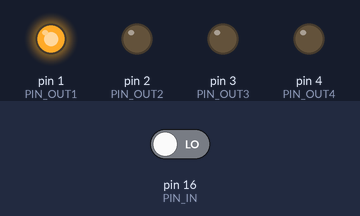
A sketch run on a simulated Arduino Uno, built with avr-gcc and run on an emulated ATmega328P. Parts: output pins drawn as LEDs (lit = HIGH). The inputs (shaded band) are chosen by the test bench; at power-on: pin 16 (PIN_IN) LOW.

Above: at 10.8 s.
10.9 s: pin 16 (PIN_IN) driven HIGH
At 13.4 s:
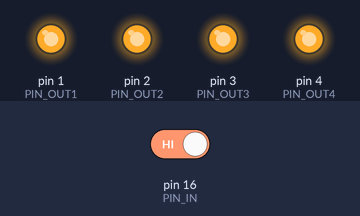
At 16.2 s:
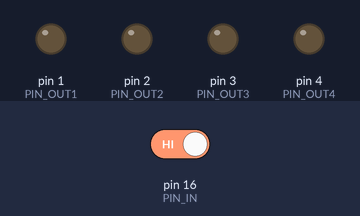
16.9 s: pin 16 (PIN_IN) driven LOW
At 18.4 s:
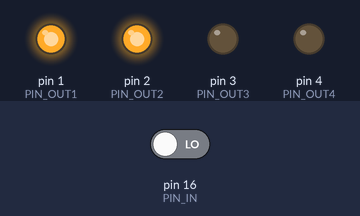
Timing chart, 0 to 29.5 s (numbered marks = the images above; inputs shaded):
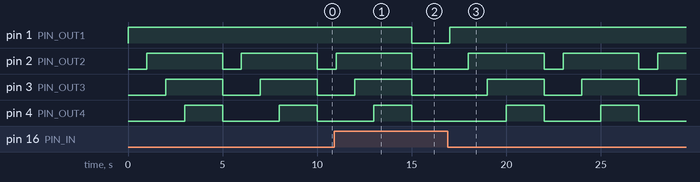

The sketch:

Lab3.6.ino
```cpp
/*
3.6 light up 4 lights sequentially on button press
*/
uint16_t PIN_OUT1 = 1;
uint16_t PIN_OUT2 = 2;
uint16_t PIN_OUT3 = 3;
uint16_t PIN_OUT4 = 4;
uint16_t PIN_IN = 16;

void setup() {
pinMode(PIN_OUT1, OUTPUT);
pinMode(PIN_OUT2, OUTPUT);
pinMode(PIN_OUT3, OUTPUT);
pinMode(PIN_OUT4, OUTPUT);
pinMode(PIN_IN, INPUT);
}

void loop() {

  if( digitalRead(PIN_IN) == HIGH ) {
    delay(200);
  }
  else {
    for(int i = 1; i <= 4; i++){
      digitalWrite(i, HIGH);
      delay(1000);
    }
    delay(1000);
    for(int i = 1; i <= 4; i++){
      digitalWrite(i, LOW);
    }
  }
}
```

Measured:
- after the input at 10.9 s, pin 1 (PIN_OUT1): HIGH → LOW after 4.1 s; pin 2 (PIN_OUT2): goes on until 15.0 s, then stays LOW
- after the input at 16.9 s, pin 1 (PIN_OUT1): LOW → HIGH after 0.10 s; pin 2 (PIN_OUT2): alternates HIGH for 4.0 s and LOW for 1.0 s, starting after 1.1 s; pin 3 (PIN_OUT3): alternates HIGH for 3.0 s and LOW for 2.0 s, starting after 2.1 s; pin 4 (PIN_OUT4): alternates HIGH for 2.0 s and LOW for 3.0 s, starting after 3.1 s
- by itself, pin 2 (PIN_OUT2): alternates HIGH for 4.0 s and LOW for 1.0 s
- by itself, pin 3 (PIN_OUT3): alternates HIGH for 3.0 s and LOW for 2.0 s
- by itself, pin 4 (PIN_OUT4): alternates HIGH for 2.0 s and LOW for 3.0 s
